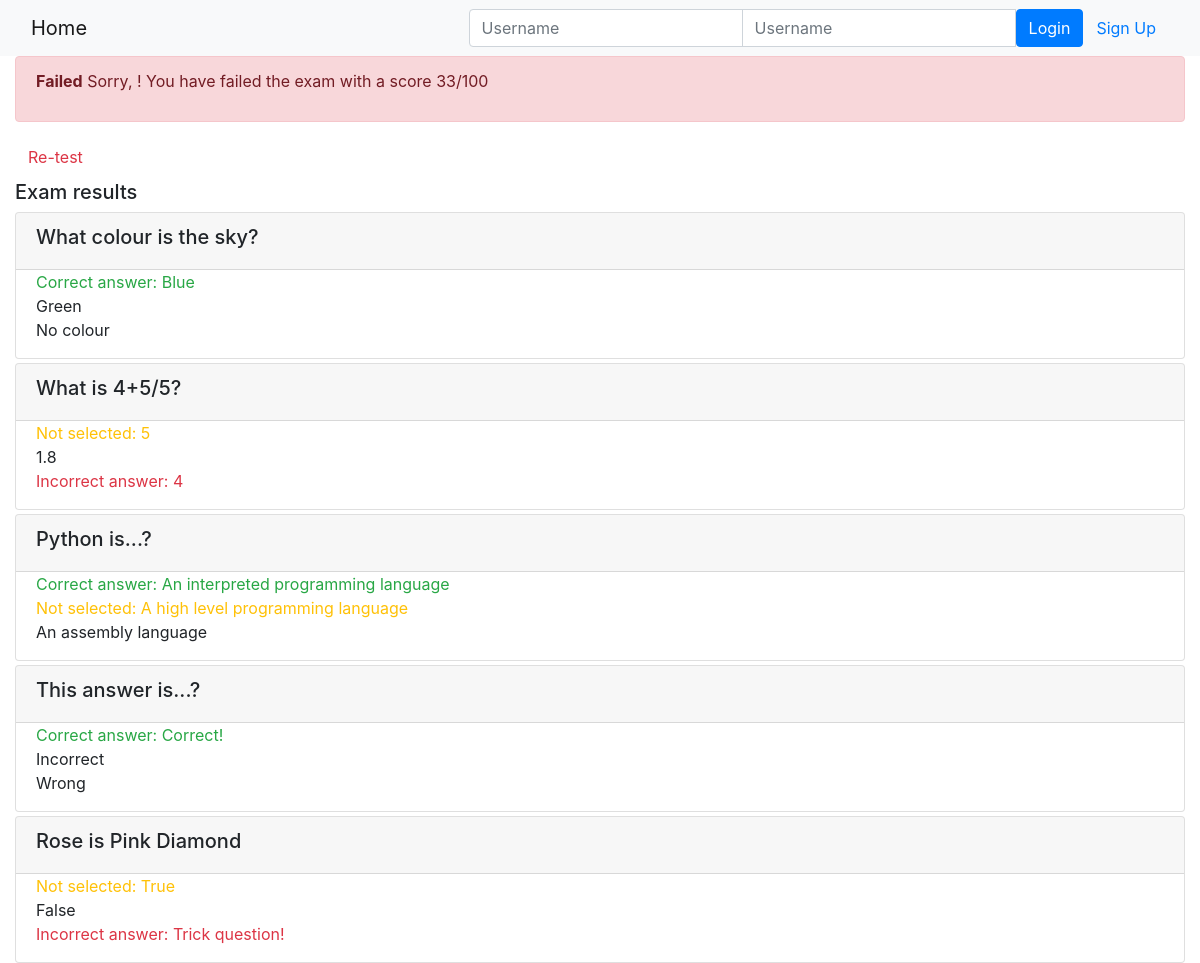
Page /onlinecourse/course/1/submission/1/result/ on the committed database.
### onlinecourse/models.py (models this page shows)
class Question(models.Model):
    course = models.ForeignKey(Course, on_delete=models.CASCADE)
    grade_point = models.IntegerField(default=1)
    content = models.TextField()
    def is_get_score(self, selected_ids):
        all_answers = self.choice_set.filter(is_correct=True).count()
        selected_correct = self.choice_set.filter(is_correct=True, id__in=selected_ids).count()
        selected_incorrect_answers = self.choice_set.filter(is_correct=False, id__in=selected_ids).count()
        if all_answers == selected_correct and selected_incorrect_answers == 0:
            return True
        else:
            return False

class Choice(models.Model):
    question = models.ForeignKey(Question, on_delete=models.CASCADE)
    content = models.CharField(max_length=300)
    is_correct = models.BooleanField(default=True)

### onlinecourse/views.py (the view)
# urls.py: path('course/<int:course_id>/submission/<int:submission_id>/result/', views.show_exam_result, name='show_exam_result')
def show_exam_result(request, course_id, submission_id):
    course = get_object_or_404(Course, pk=course_id)
    submission = get_object_or_404(Submission, pk=submission_id)
    selected_choices = submission.choices.all()
    selected_ids = []
    for choice in selected_choices:
        selected_ids.append(choice.id)
    questions = course.question_set.all()
    max_possible_score = 0
    total_score = 0
    for question in questions:
        correct = question.is_get_score(selected_ids)
        max_possible_score += question.grade_point
        if correct:
            total_score += question.grade_point
    context = {
        'course' : course,
        'selected_ids' : selected_ids,
        'grade' : floor(total_score / max_possible_score * 100)
    }
    return render(request, 'onlinecourse/exam_result_bootstrap.html', context)

### onlinecourse/templates/onlinecourse/exam_result_bootstrap.html (shortened to what this page needs)
<!DOCTYPE html>
<html lang="en">
<head>
    {% load static %}
    <link rel="stylesheet" href="https://maxcdn.bootstrapcdn.com/bootstrap/4.5.2/css/bootstrap.min.css">
</head>
<body>
 <nav class="navbar navbar-light bg-light">
    <div class="container-fluid">
        <div class="navbar-header">
              <a class="navbar-brand" href="{% url 'onlinecourse:index' %}">Home</a>
        </div>
        <ul class="nav navbar-nav navbar-right">
            {% if user.is_authenticated %}
            <li>
                <a class="btn btn-link" href="#">{{ user.first_name }}({{ user.username }})</a>
                <a class="btn btn-link" href="{% url 'onlinecourse:logout' %}">Logout</a>
            </li>
            {% else %}
            <li>
                <form class="form-inline" action="{% url 'onlinecourse:login' %}" method="post">
                    <div class="input-group">
                        <input type="text" class="form-control" placeholder="Username" name="username" >
                        <input type="password" class="form-control" placeholder="Username" name="psw" >
                        <button class="btn btn-primary" type="submit">Login</button>
                        <a class="btn btn-link" href="{% url 'onlinecourse:registration' %}">Sign Up</a>
                    </div>
                </form>
            </li>
            {% endif %}
        </ul>
    </div>
</nav>
<div class="container-fluid">
    {% if grade > 80 %}
    <div class="alert alert-success">
       <p><b>Congratulations, {{ user.first_name }}!</b> You have passed the exam and completed the course with a score {{ grade }}/100</p>
    </div>
    {% else %}
    <div class="alert alert-danger">
        <p><b>Failed</b> Sorry, {{ user.first_name }}! You have failed the exam with a score {{ grade }}/100</p>
    </div>
    <a class="btn btn-link text-danger" href="{% url 'onlinecourse:course_details' course.id %}">Re-test</a>
    {% endif %}
    <div class="card-columns-vertical mt-1">
        <h5 class="">Exam results</h5>
        {% for question in course.question_set.all %}
        <div class="card mt-1">
            <div class="card-header"><h5>{{ question.content}}</h5></div>
            <div class="form-group">
                {% for choice in question.choice_set.all %}
                <div class="form-check">
                    {% if choice.is_correct %}
                        {% if choice.id in selected_ids %}
                        <label class="form-check-label text-success">
                            Correct answer: {{ choice.content }}
                        </label>
                        {% else %}
                        <label class="form-check-label text-warning">
                            Not selected: {{ choice.content }}
                        </label>
                        {% endif %}
                    {% else %}
                        {% if choice.id in selected_ids %}
                        <label class="form-check-label text-danger">
                            Incorrect answer: {{ choice.content }}
                        </label>
                        {% else %}
                        <label class="form-check-label">
                            {{ choice.content }}
                        </label>
                        {% endif %}
                    {% endif %}
                </div>
                {% endfor %}
            </div>
        </div>
        {% endfor %}
    </div>
    </div>
</body>
</html>

### rows in the picture
Question: content "What colour is the sky?"
Choice: content "Blue"
Choice: content "Green"
Choice: content "No colour"
Question: content "What is 4+5/5?"
Choice: content "5"
Choice: content "1.8"
Choice: content "4"
Question: content "Python is...?"
Choice: content "An interpreted programming language"
Choice: content "A high level programming language"
Choice: content "An assembly language"
Question: content "This answer is...?"
Choice: content "Correct!"
Choice: content "Incorrect"
Choice: content "Wrong"
Question: content "Rose is Pink Diamond"
Choice: content "True"
Choice: content "False"
Choice: content "Trick question!"

### other values in the picture
{{ grade }} "33"
